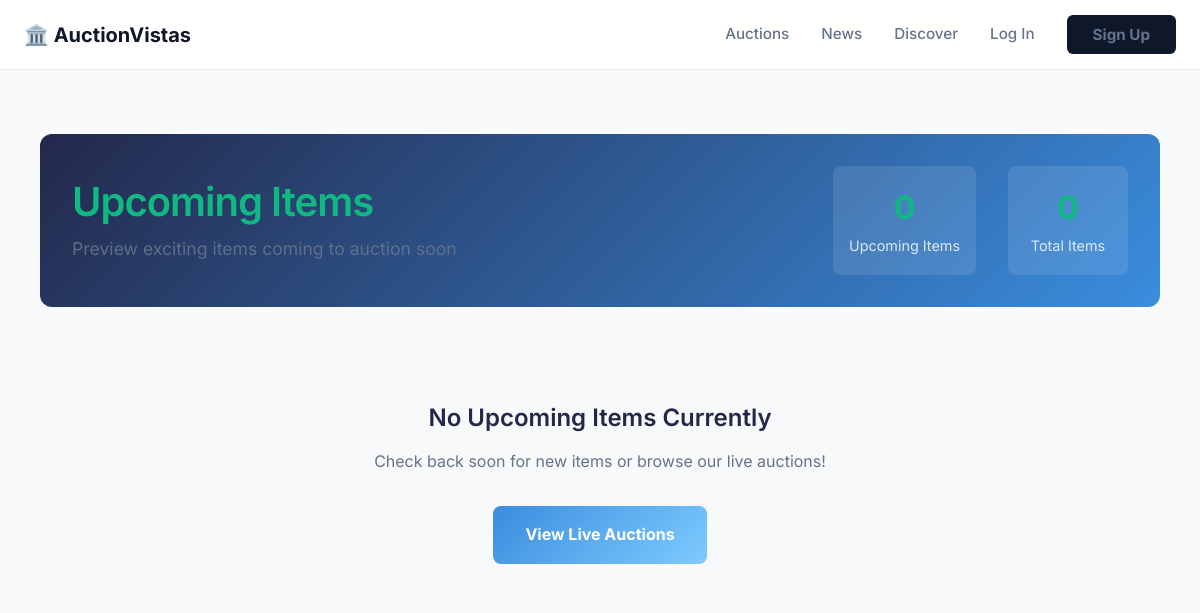
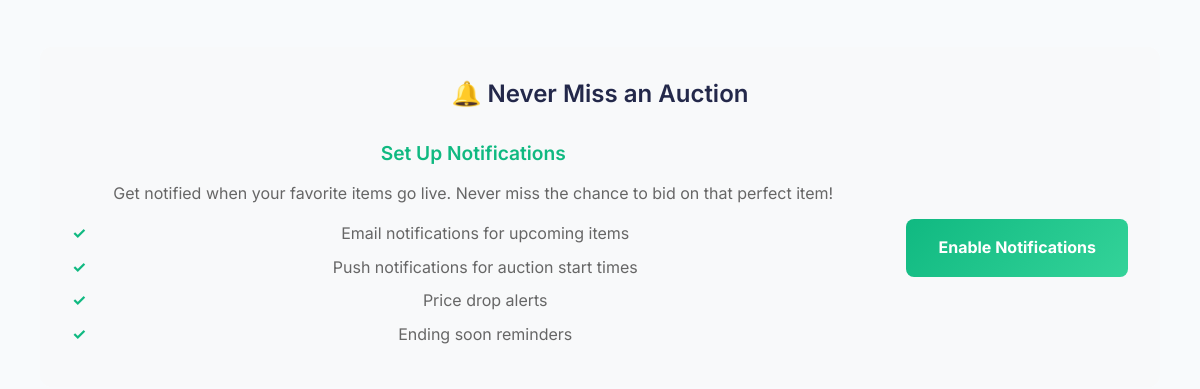
The app's page /marketplace/upcoming-items/ (upper part), older data (2 pictures, top to bottom).
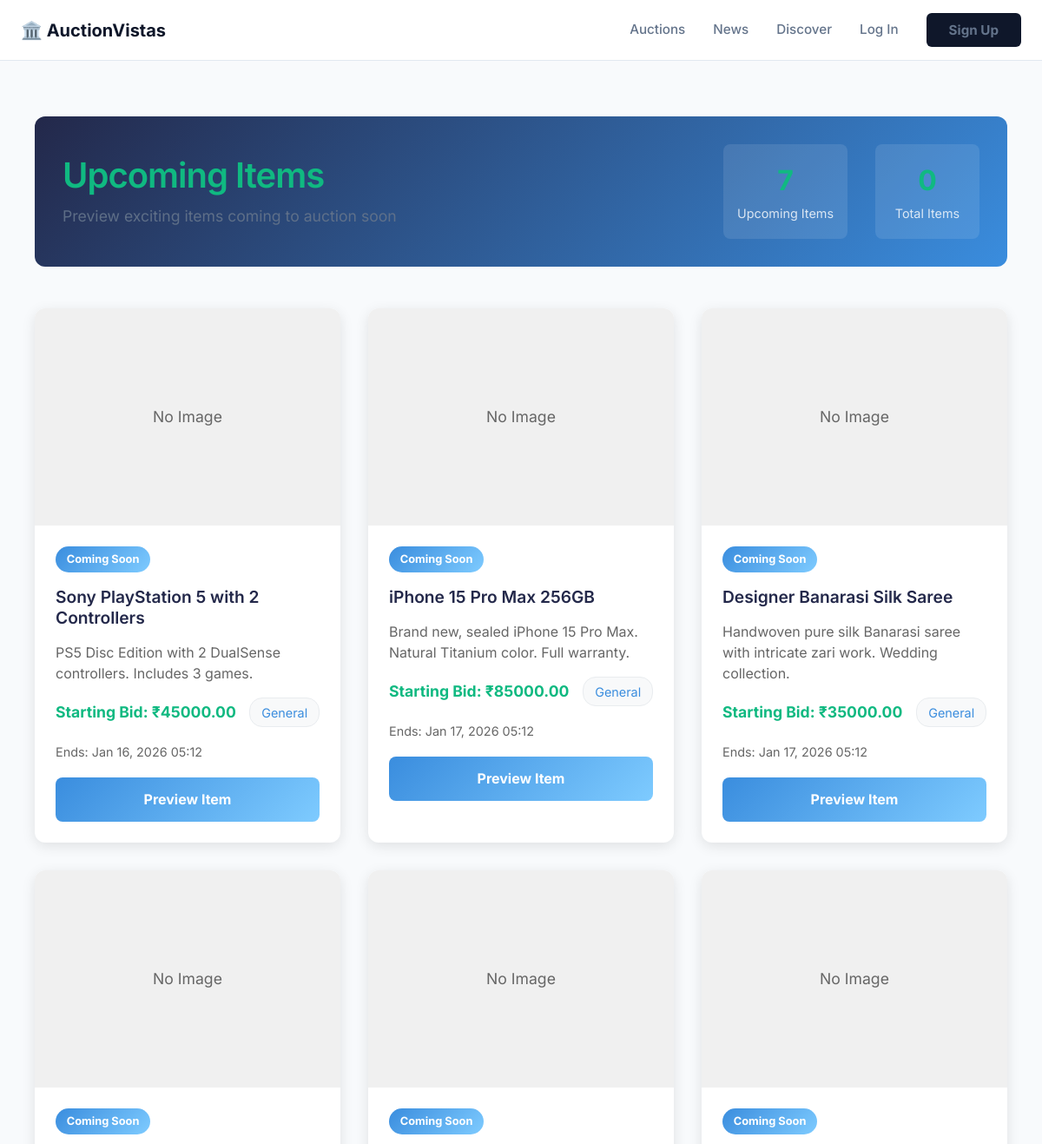
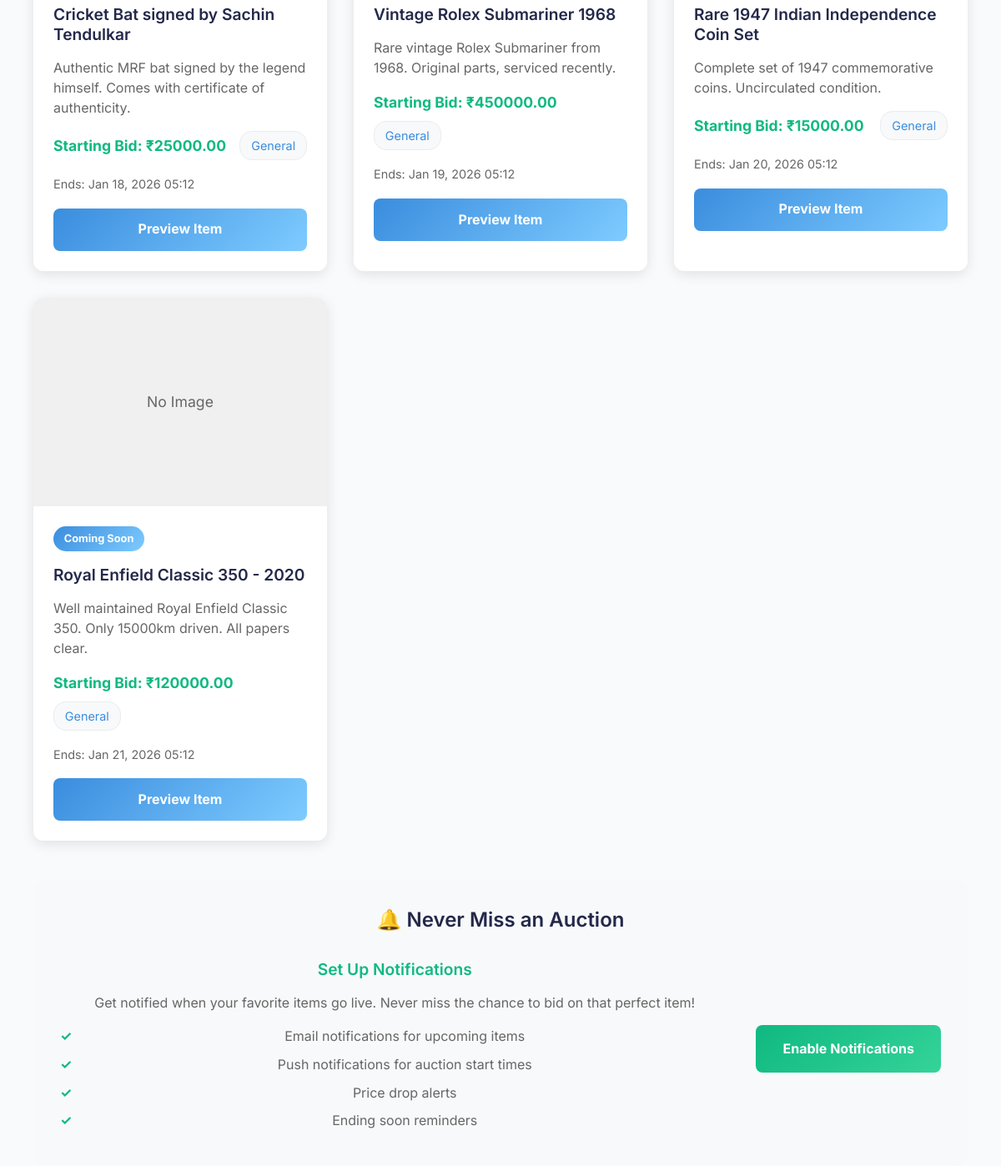
The same page, newer data (2 pictures, top to bottom).
### auctions/models.py (models this page shows, shortened)
class Auction(models.Model):
    title = models.CharField(max_length=255)
    description = models.TextField()
    starting_price = models.DecimalField(max_digits=20, decimal_places=2)
    current_price = models.DecimalField(max_digits=20, decimal_places=2, default=0)
    end_time = models.DateTimeField()
    owner = models.ForeignKey(User, on_delete=models.CASCADE, related_name='auctions')
    is_active = models.BooleanField(default=True)
    created_at = models.DateTimeField(auto_now_add=True)
    image = models.ImageField(upload_to='auction_images/', null=True, blank=True)
    category = models.ForeignKey(
        Category,
        on_delete=models.SET_NULL,
        null=True,
        blank=True,
        related_name='auctions'
    )
    is_featured = models.BooleanField(default=False)
    featured_order = models.IntegerField(default=0)
    banner_image = models.ImageField(upload_to='auction_banners/', null=True, blank=True)
    view_count = models.PositiveIntegerField(default=0)

### marketplace/views.py (the view)
# urls.py: path('upcoming-items/', views.upcoming_items, name='upcoming_items'),
def upcoming_items(request):
    future_date = datetime.now() + timedelta(days=7)
    upcoming_auctions = Auction.objects.filter(
        end_time__gt=datetime.now(),
        end_time__lte=future_date
    ).order_by('end_time')
    context = {
        'upcoming_auctions': upcoming_auctions,
        'page_title': 'Upcoming Items',
        'page_description': 'Preview exciting items coming to auction soon',
        'now': timezone.now()
    }
    return render(request, 'marketplace/upcoming_items.html', context)

### news/context_processors.py (called while the page is built)
def latest_news(request):
    try:
        latest_articles = Article.objects.filter(status='published').order_by('-published_at')[:3]
        return {
            'latest_news_articles': latest_articles
        }
    except:
        return {
            'latest_news_articles': []
        }

### marketplace/templates/marketplace/upcoming_items.html (shortened to what this page needs)
{% extends 'base.html' %}
{% block content %}
<div class="upcoming-items-container">
    <div class="page-header">
        <div class="page-header-content">
            <h1>{{ page_title }}</h1>
            <p>{{ page_description }}</p>
        </div>
        <div class="page-header-stats">
            <div class="stat-item">
                <span class="stat-number">{{ upcoming_auctions.count }}</span>
                <span class="stat-label">Upcoming Items</span>
            </div>
            <div class="stat-item">
                <span class="stat-number">{{ total_items|default:"0" }}</span>
                <span class="stat-label">Total Items</span>
            </div>
        </div>
    </div>
    <div class="upcoming-items-section">
        {% if upcoming_auctions %}
            <div class="upcoming-cards-grid">
                {% for auction in upcoming_auctions %}
                <div class="upcoming-card">
                    {% if auction.image %}
                        <img src="{{ auction.image.url }}" alt="{{ auction.title }}" class="upcoming-image">
                    {% else %}
                        <div class="upcoming-image-placeholder">No Image</div>
                    {% endif %}
                    <div class="upcoming-details">
                        <div class="upcoming-badge">Coming Soon</div>
                        <h3>{{ auction.title }}</h3>
                        <p class="upcoming-description">{{ auction.description|truncatewords:15 }}</p>
                        <div class="upcoming-meta">
                            <span class="starting-price">Starting Bid: ₹{{ auction.starting_price }}</span>
                            <span class="category">General</span>
                        </div>
                        <div class="start-time">
                            {% if auction.end_time|date:'U' < now|date:'U' %}
                                <span class="starts-at" style="color: #e53e3e; font-weight: bold;">Ended</span>
                            {% else %}
                                <span class="starts-at">Ends: {{ auction.end_time|date:"M d, Y H:i" }}</span>
                            {% endif %}
                        </div>
                        <a href="{% url 'auction_detail' auction.id %}" class="preview-button">Preview Item</a>
                    </div>
                </div>
                {% endfor %}
            </div>
        {% else %}
            <div class="no-upcoming">
                <h3>No Upcoming Items Currently</h3>
                <p>Check back soon for new items or browse our live auctions!</p>
                <a href="{% url 'marketplace:live_auctions' %}" class="cta-button">View Live Auctions</a>
            </div>
        {% endif %}
    </div>
    <div class="reminder-section">
        <h3>🔔 Never Miss an Auction</h3>
        <div class="reminder-content">
            <div class="reminder-text">
                <h4>Set Up Notifications</h4>
                <p>Get notified when your favorite items go live. Never miss the chance to bid on that perfect item!</p>
                <ul>
                    <li>Email notifications for upcoming items</li>
                    <li>Push notifications for auction start times</li>
                    <li>Price drop alerts</li>
                    <li>Ending soon reminders</li>
                </ul>
            </div>
            <div class="reminder-cta">
                <a href="{% url 'newsletter_signup' %}" class="notification-button">Enable Notifications</a>
            </div>
        </div>
    </div>
</div>
{% endblock %}

Row changes from the older to the newer data that the page shows:
added Auction: image "No Image", title "Sony PlayStation 5 with 2 Controllers", description "PS5 Disc Edition with 2 DualSense controllers. Includes 3 games.", starting_price "45000.00", end_time "Jan 16, 2026 05:12"
now on this page (row edited): Auction: image "No Image", title "iPhone 15 Pro Max 256GB", description "Brand new, sealed iPhone 15 Pro Max. Natural Titanium color. Full warranty.", starting_price "85000.00", end_time "Jan 17, 2026 05:12"
added Auction: image "No Image", title "Designer Banarasi Silk Saree", description "Handwoven pure silk Banarasi saree with intricate zari work. Wedding collection.", starting_price "35000.00", end_time "Jan 17, 2026 05:12"
added Auction: image "No Image", title "Cricket Bat signed by Sachin Tendulkar", description "Authentic MRF bat signed by the legend himself. Comes with certificate of authenticity.", starting_price "25000.00", end_time "Jan 18, 2026 05:12"
now on this page (row edited): Auction: image "No Image", title "Vintage Rolex Submariner 1968", description "Rare vintage Rolex Submariner from 1968. Original parts, serviced recently.", starting_price "450000.00", end_time "Jan 19, 2026 05:12"
added Auction: image "No Image", title "Rare 1947 Indian Independence Coin Set", description "Complete set of 1947 commemorative coins. Uncirculated condition.", starting_price "15000.00", end_time "Jan 20, 2026 05:12"
added Auction: image "No Image", title "Royal Enfield Classic 350 - 2020", description "Well maintained Royal Enfield Classic 350. Only 15000km driven. All papers clear.", starting_price "120000.00", end_time "Jan 21, 2026 05:12"
Text that changed along with them:
text no longer shown: "No Upcoming Items Currently Check back soon for new items or browse our live auctions! View Live Auctions"
